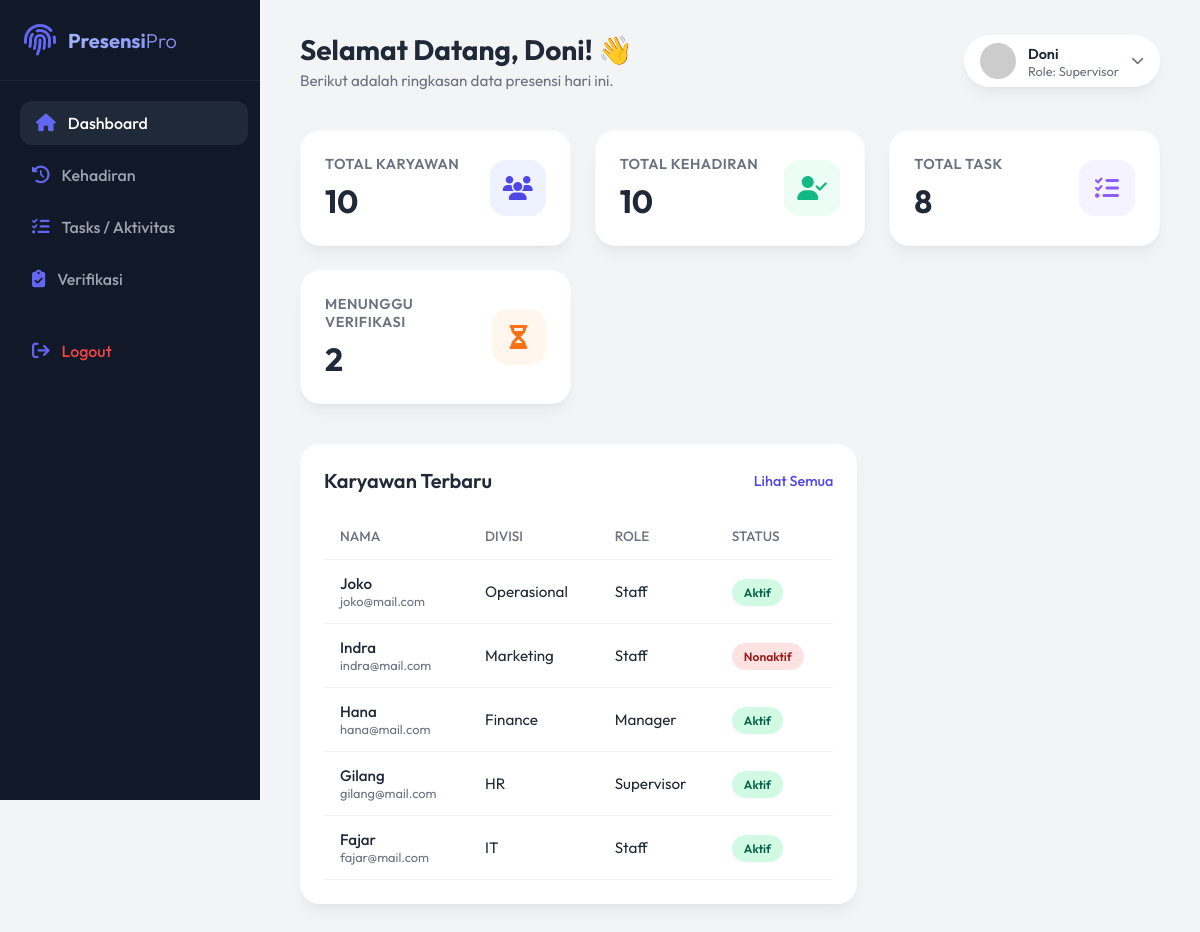
Screenshot of /index.php (signed in) with the database file from the repository.
### tables this page shows
CREATE TABLE `users` (
  `id` int(11) NOT NULL,
  `nama` varchar(100) NOT NULL,
  `email` varchar(100) NOT NULL,
  `password` varchar(255) NOT NULL,
  `divisi` enum('IT','HR','Finance','Marketing','Operasional') NOT NULL,
  `status` enum('Aktif','Nonaktif') DEFAULT 'Aktif',
  `tipe_users_id` int(11) DEFAULT NULL
);

CREATE TABLE `tipe_users` (
  `id` int(11) NOT NULL,
  `nama` varchar(50) NOT NULL
);

### models/User.php (called while the page is built, shortened)
<?php
class User {
    private $conn;
    private $table_name = "users";
    public function __construct($db) {
        $this->conn = $db;
    }
    public function read() {
        $query = "SELECT u.*, t.nama AS role_name FROM " . $this->table_name . " u "
            . "LEFT JOIN tipe_users t ON u.tipe_users_id = t.id "
            . "ORDER BY u.id DESC";
        $stmt = $this->conn->prepare($query);
        $stmt->execute();
        return $stmt;
    }
}
?>

### models/Kehadiran.php (called while the page is built, shortened)
<?php
class Kehadiran {
    private $conn;
    private $table_name = "kehadirans";
    public function __construct($db) {
        $this->conn = $db;
    }
    public function read() {
        $query = "SELECT k.*, u.nama AS user_name FROM " . $this->table_name . " k "
            . "LEFT JOIN users u ON k.users_id = u.id "
            . "ORDER BY k.id DESC";
        $stmt = $this->conn->prepare($query);
        $stmt->execute();
        return $stmt;
    }
}
?>

### models/Task.php (called while the page is built, shortened)
<?php
class Task
{
    private $conn;
    private $table_name = "tasks";
    public function __construct($db)
    {
        $this->conn = $db;
    }
    public function count($powerLevel = null, $currentUserId = null)
    {
        $query = "SELECT COUNT(*) as total_row FROM " . $this->table_name . " t LEFT JOIN users u ON t.assignee_id = u.id";
        if ($powerLevel !== null && $currentUserId !== null) {
            $query .= " WHERE t.assignee_id = :current_user OR t.creator_id = :current_user OR (6 - u.tipe_users_id) < :power_level";
        }
        $stmt = $this->conn->prepare($query);
        if ($powerLevel !== null && $currentUserId !== null) {
            $stmt->bindParam(':current_user', $currentUserId, PDO::PARAM_INT);
            $stmt->bindParam(':power_level', $powerLevel, PDO::PARAM_INT);
        }
        $stmt->execute();
        $row = $stmt->fetch(PDO::FETCH_ASSOC);
        return $row['total_row'];
    }
}
?>

### models/Verification.php (called while the page is built, shortened)
<?php
class Verification
{
    private $conn;
    private $table_name = "verifications";
    public function __construct($db)
    {
        $this->conn = $db;
    }
    public function count($powerLevel = null, $status = null)
    {
        $query = "SELECT COUNT(*) as total_row FROM " . $this->table_name . " v LEFT JOIN users u ON v.users_id = u.id";
        $conditions = [];
        if ($powerLevel !== null && $powerLevel < 5) {
            $conditions[] = "(6 - u.tipe_users_id) < :powerLevel";
        }
        if ($status !== null) {
            $conditions[] = "v.status = :status";
        }
        if (!empty($conditions)) {
            $query .= " WHERE " . implode(" AND ", $conditions);
        }
        $stmt = $this->conn->prepare($query);
        if ($powerLevel !== null && $powerLevel < 5) {
            $stmt->bindParam(':powerLevel', $powerLevel, PDO::PARAM_INT);
        }
        if ($status !== null) {
            $stmt->bindParam(':status', $status, PDO::PARAM_STR);
        }
        $stmt->execute();
        $row = $stmt->fetch(PDO::FETCH_ASSOC);
        return $row['total_row'];
    }
}
?>

### index.php (the view, shortened to what this page needs)
<?php
require_once 'models/User.php';
require_once 'models/Kehadiran.php';
require_once 'models/Task.php';
require_once 'models/Verification.php';
$database = new Database();
$db = $database->getConnection();
$user = new User($db);
$kehadiran = new Kehadiran($db);
$task = new Task($db);
$verification = new Verification($db);
$userPowerLevel = $_SESSION['power_level'] ?? 1;
$currentUserId = $_SESSION['user_id'] ?? null;
$filterPowerLevel = ($userPowerLevel < 5) ? $userPowerLevel : null;
$filterUserId = ($userPowerLevel < 5) ? $currentUserId : null;
$stmtUsers = $user->read();
$totalUsers = $stmtUsers->rowCount();
$stmtKehadiran = $kehadiran->read();
$totalKehadiran = $stmtKehadiran->rowCount();
$totalTask = $task->count($filterPowerLevel, $filterUserId);
$totalPending = $verification->count($filterPowerLevel, 'Pending');
$recentUsersQuery = "SELECT u.nama, u.email, u.divisi, u.status, t.nama as tipe_user
                     FROM users u
                     LEFT JOIN tipe_users t ON u.tipe_users_id = t.id
                     ORDER BY u.id DESC LIMIT 5";
$recentUsersStmt = $db->prepare($recentUsersQuery);
$recentUsersStmt->execute();
?>
<!DOCTYPE html>
<html lang="id">
<head>
    <link rel="stylesheet" href="https://cdnjs.cloudflare.com/ajax/libs/font-awesome/6.4.0/css/all.min.css">
    <link rel="stylesheet" href="assets/css/style.css">
</head>
<body>
    <aside class="sidebar">
        <div class="sidebar-header">
            <i class="fa-solid fa-fingerprint fa-2x" style="color: var(--primary-light);"></i>
            <h2>Presensi<span style="color: white; font-weight: 300;">Pro</span></h2>
        </div>
        <ul class="nav-links">
            <li><a href="index.php" class="active"><i class="fa-solid fa-house"></i> Dashboard</a></li>
            <li><a href="kehadiran/index.php"><i class="fa-solid fa-clock-rotate-left"></i> Kehadiran</a></li>
            <li><a href="tasks/index.php"><i class="fa-solid fa-list-check"></i> Tasks / Aktivitas</a></li>
            <?php if (isset($_SESSION['power_level']) && $_SESSION['power_level'] > 1): ?>
                <li><a href="verification/index.php"><i class="fa-solid fa-clipboard-check"></i> Verifikasi</a></li>
            <?php endif; ?>
            <li style="margin-top: auto; padding-top: 20px;"><a href="logout.php" style="color: #ef4444;"><i class="fa-solid fa-arrow-right-from-bracket"></i> Logout</a></li>
        </ul>
    </aside>
    <main class="main-content">
        <header class="top-header">
            <div class="welcome-msg">
                <h1>Selamat Datang, <?php echo htmlspecialchars($_SESSION['user_name'] ?? 'Admin'); ?>! 👋</h1>
                <p>Berikut adalah ringkasan data presensi hari ini.</p>
            </div>
            <div class="user-profile">
                <img src="https://ui-avatars.com/api/?name=<?php echo urlencode($_SESSION['user_name'] ?? 'Admin User'); ?>&background=4F46E5&color=fff" alt="Admin Profile">
                <div>
                    <span><?php echo htmlspecialchars($_SESSION['user_name'] ?? 'Admin User'); ?></span>
                    <div style="font-size: 0.8rem; color: var(--text-muted);">Role: <?php echo htmlspecialchars($_SESSION['user_role'] ?? 'User'); ?></div>
                </div>
                <i class="fa-solid fa-chevron-down" style="font-size: 0.8rem; color: var(--text-muted);"></i>
            </div>
        </header>
        <div class="stats-grid">
            <div class="stat-card">
                <div class="stat-info">
                    <h3>Total Karyawan</h3>
                    <div class="value"><?php echo $totalUsers; ?></div>
                </div>
                <div class="stat-icon icon-blue">
                    <i class="fa-solid fa-users"></i>
                </div>
            </div>
            <div class="stat-card">
                <div class="stat-info">
                    <h3>Total Kehadiran</h3>
                    <div class="value"><?php echo $totalKehadiran; ?></div>
                </div>
                <div class="stat-icon icon-green">
                    <i class="fa-solid fa-user-check"></i>
                </div>
            </div>
            <div class="stat-card">
                <div class="stat-info">
                    <h3>Total Task</h3>
                    <div class="value"><?php echo $totalTask; ?></div>
                </div>
                <div class="stat-icon icon-purple">
                    <i class="fa-solid fa-tasks"></i>
                </div>
            </div>
            <div class="stat-card">
                <div class="stat-info">
                    <h3>Menunggu Verifikasi</h3>
                    <div class="value"><?php echo $totalPending; ?></div>
                </div>
                <div class="stat-icon icon-orange">
                    <i class="fa-solid fa-hourglass-half"></i>
                </div>
            </div>
        </div>
        <div class="dashboard-sections">
            <?php if ($userPowerLevel > 1): ?>
                <div class="section-card">
                    <div class="section-header">
                        <h2>Karyawan Terbaru</h2>
                        <a href="users/index.php" class="view-all">Lihat Semua</a>
                    </div>
                    <div class="table-responsive">
                        <table>
                            <thead>
                                <tr>
                                    <th>Nama</th>
                                    <th>Divisi</th>
                                    <th>Role</th>
                                    <th>Status</th>
                                </tr>
                            </thead>
                            <tbody>
                                <?php while ($row = $recentUsersStmt->fetch(PDO::FETCH_ASSOC)) : ?>
                                    <tr>
                                        <td>
                                            <div style="font-weight: 500;"><?php echo htmlspecialchars($row['nama']); ?></div>
                                            <div style="font-size: 0.8rem; color: var(--text-muted);"><?php echo htmlspecialchars($row['email']); ?></div>
                                        </td>
                                        <td><?php echo htmlspecialchars($row['divisi']); ?></td>
                                        <td><?php echo htmlspecialchars($row['tipe_user']); ?></td>
                                        <td>
                                            <?php if ($row['status'] == 'Aktif') : ?>
                                                <span class="status-badge status-aktif">Aktif</span>
                                            <?php else : ?>
                                                 <span class="status-badge status-nonaktif">Nonaktif</span>
                                            <?php endif; ?>
                                        </td>
                                    </tr>
                                <?php endwhile; ?>
                            </tbody>
                        </table>
                    </div>
                </div>
            <?php endif; ?>
        </div>
    </main>
</body>
</html>

### assets/css/style.css (style rules this page uses)
:root { --primary: #4f46e5; --primary-light: #6366f1; --secondary: #10b981; --background: #f3f4f6; --surface: #ffffff; --text-main: #1f2937; --text-muted: #6b7280; --sidebar-bg: #111827; --sidebar-text: #9ca3af; --sidebar-hover: #1f2937; --card-shadow: 0 10px 15px -3px rgba(0, 0, 0, 0.05), 0 4px 6px -2px rgba(0, 0, 0, 0.025); --transition: all 0.3s cubic-bezier(0.4, 0, 0.2, 1); }
* { margin: 0; padding: 0; box-sizing: border-box; }
body { font-family: "Outfit", sans-serif; background-color: var(--background); color: var(--text-main); display: flex; min-height: 100vh; overflow-x: hidden; }
.sidebar { width: 260px; background-color: var(--sidebar-bg); color: white; display: flex; flex-direction: column; transition: var(--transition); position: fixed; height: 100vh; z-index: 50; }
.sidebar-header { padding: 24px; display: flex; align-items: center; gap: 12px; border-bottom: 1px solid rgba(255, 255, 255, 0.05); }
.sidebar-header h2 { font-size: 1.25rem; font-weight: 700; background: linear-gradient(135deg, #a5b4fc, #818cf8); background-clip: text; -webkit-background-clip: text; -webkit-text-fill-color: transparent; }
.nav-links { list-style: none; padding: 20px 0; flex: 1; }
.nav-links li { padding: 0 16px; margin-bottom: 8px; }
.nav-links a { display: flex; align-items: center; gap: 12px; color: var(--sidebar-text); text-decoration: none; padding: 12px 16px; border-radius: 12px; font-weight: 500; transition: var(--transition); }
.nav-links a:hover, .nav-links a.active { background-color: var(--sidebar-hover); color: white; transform: translateX(4px); }
.nav-links a i { font-size: 1.1rem; color: var(--primary-light); }
.main-content { flex: 1; margin-left: 260px; padding: 32px 40px; transition: var(--transition); }
.top-header { display: flex; justify-content: space-between; align-items: center; margin-bottom: 40px; }
.welcome-msg h1 { font-size: 1.75rem; font-weight: 700; color: var(--text-main); margin-bottom: 4px; }
.welcome-msg p { color: var(--text-muted); font-size: 0.95rem; }
.user-profile { display: flex; align-items: center; gap: 12px; background: var(--surface); padding: 8px 16px; border-radius: 30px; box-shadow: var(--card-shadow); }
.user-profile img { width: 36px; height: 36px; border-radius: 50%; object-fit: cover; }
.user-profile span { font-weight: 600; font-size: 0.9rem; }
.stats-grid { display: grid; grid-template-columns: repeat(auto-fit, minmax(240px, 1fr)); gap: 24px; margin-bottom: 40px; }
.stat-card { background: var(--surface); padding: 24px; border-radius: 20px; box-shadow: var(--card-shadow); display: flex; align-items: center; justify-content: space-between; transition: var(--transition); border: 1px solid rgba(0, 0, 0, 0.02); }
.stat-info h3 { font-size: 0.9rem; color: var(--text-muted); text-transform: uppercase; letter-spacing: 0.5px; font-weight: 600; margin-bottom: 8px; }
.stat-info .value { font-size: 2rem; font-weight: 700; color: var(--text-main); }
.stat-icon { width: 56px; height: 56px; border-radius: 16px; display: flex; align-items: center; justify-content: center; font-size: 1.5rem; }
.icon-blue { background: #eef2ff; color: var(--primary); }
.icon-green { background: #ecfdf5; color: var(--secondary); }
.icon-purple { background: #f5f3ff; color: #8b5cf6; }
.icon-orange { background: #fff7ed; color: #f97316; }
.dashboard-sections { display: grid; grid-template-columns: 2fr 1fr; gap: 24px; }
.section-card { background: var(--surface); border-radius: 20px; padding: 24px; box-shadow: var(--card-shadow); }
.section-header { display: flex; justify-content: space-between; align-items: center; margin-bottom: 20px; }
.section-header h2 { font-size: 1.25rem; font-weight: 600; }
.view-all { color: var(--primary); text-decoration: none; font-size: 0.9rem; font-weight: 500; transition: var(--transition); }
table { width: 100%; border-collapse: collapse; }
th, td { padding: 14px 16px; text-align: left; border-bottom: 1px solid #f3f4f6; }
th { color: var(--text-muted); font-weight: 500; font-size: 0.85rem; text-transform: uppercase; }
td { font-size: 0.95rem; color: var(--text-main); }
.status-badge { padding: 6px 12px; border-radius: 20px; font-size: 0.75rem; font-weight: 600; }
.status-aktif { background: #d1fae5; color: #065f46; }
.status-nonaktif { background: #fee2e2; color: #991b1b; }

### rows the page displays
users: nama "Joko", email "joko@mail.com", divisi "Operasional", tipe_users.nama "Staff", status "Aktif"
users: nama "Indra", email "indra@mail.com", divisi "Marketing", tipe_users.nama "Staff", status "Nonaktif"
users: nama "Hana", email "hana@mail.com", divisi "Finance", tipe_users.nama "Manager", status "Aktif"
users: nama "Gilang", email "gilang@mail.com", divisi "HR", tipe_users.nama "Supervisor", status "Aktif"
users: nama "Fajar", email "fajar@mail.com", divisi "IT", tipe_users.nama "Staff", status "Aktif"

### other values shown
$_SESSION['user_name'] "Doni"
$_SESSION['user_role'] "Supervisor"
$totalUsers "10"
$totalKehadiran "10"
$totalTask "8"
$totalPending "2"
